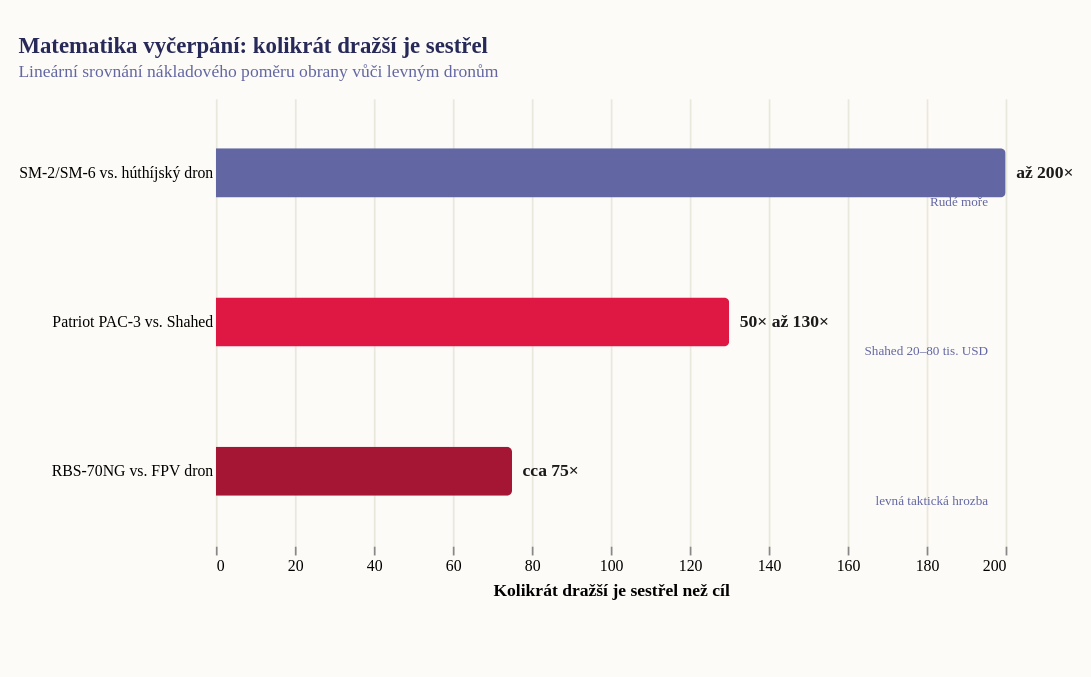

Specify this chart in Vega-Lite:
### Vega-Lite specification from a JSON file in a GitHub repository (floating-point values rounded to 4 significant figures)
{"_source": "Zdroje: CSIS Epic Fury; Reuters k PAC-3 MSE kontraktu 2025; War on the Rocks k nákladům střel; Pozn.: Poměry jsou orientační intervaly, ceny střel a dronů nejsou vždy zcela metodicky srovnatelné.", "$schema": "https://vega.github.io/schema/vega-lite/v5.json", "description": "Cost-to-kill ratio bez logaritmického měřítka", "width": 450, "height": 255, "padding": {"top": 20, "left": 10, "right": 10, "bottom": 45}, "autosize": {"type": "pad", "resize": true}, "background": "#fdfbf7", "title": {"text": "Matematika vyčerpání: kolikrát dražší je sestřel", "subtitle": "Lineární srovnání nákladového poměru obrany vůči levným dronům", "font": "Roboto Slab", "fontSize": 13, "fontWeight": "bold", "anchor": "start", "color": "#272a59", "subtitleFont": "Work Sans", "subtitleFontSize": 10, "subtitleColor": "#6267a3", "offset": 10}, "data": {"values": [{"system": "Patriot PAC-3 vs. Shahed", "ratio": 130, "label": "50× až 130×", "note": "Shahed 20–80 tis. USD"}, {"system": "SM-2/SM-6 vs. húthíjský dron", "ratio": 200, "label": "až 200×", "note": "Rudé moře"}, {"system": "RBS-70NG vs. FPV dron", "ratio": 75, "label": "cca 75×", "note": "levná taktická hrozba"}]}, "layer": [{"mark": {"type": "bar", "cornerRadiusEnd": 3, "height": 28}, "encoding": {"y": {"field": "system", "type": "nominal", "title": null, "sort": ["SM-2/SM-6 vs. húthíjský dron", "Patriot PAC-3 vs. Shahed", "RBS-70NG vs. FPV dron"], "axis": {"labelFont": "Work Sans", "labelFontSize": 9, "labelLimit": 175, "ticks": false, "domain": false}}, "x": {"field": "ratio", "type": "quantitative", "title": "Kolikrát dražší je sestřel než cíl", "scale": {"domain": [0, 200]}, "axis": {"titleFont": "Work Sans", "titleFontSize": 10, "labelFont": "Work Sans", "labelFontSize": 9, "gridColor": "#e8e8dc", "domain": false}}, "color": {"field": "system", "type": "nominal", "scale": {"range": ["#de1743", "#a51635", "#6267a3"]}, "legend": null}}}, {"mark": {"type": "text", "align": "left", "baseline": "middle", "dx": 6, "font": "Roboto Slab", "fontSize": 10, "fontWeight": "bold", "color": "#1a1a1a"}, "encoding": {"y": {"field": "system", "type": "nominal", "sort": ["SM-2/SM-6 vs. húthíjský dron", "Patriot PAC-3 vs. Shahed", "RBS-70NG vs. FPV dron"]}, "x": {"field": "ratio", "type": "quantitative", "scale": {"domain": [0, 200]}}, "text": {"field": "label"}}}, {"mark": {"type": "text", "align": "right", "baseline": "middle", "dx": 215, "dy": 17, "font": "Work Sans", "fontSize": 7.5, "color": "#6267a3"}, "encoding": {"y": {"field": "system", "type": "nominal", "sort": ["SM-2/SM-6 vs. húthíjský dron", "Patriot PAC-3 vs. Shahed", "RBS-70NG vs. FPV dron"]}, "text": {"field": "note"}}}], "config": {"view": {"stroke": "transparent"}}}
